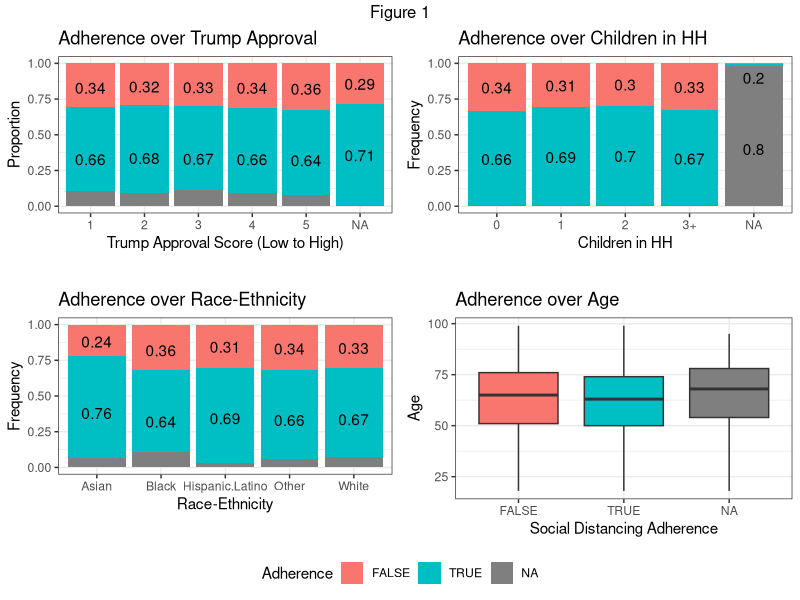
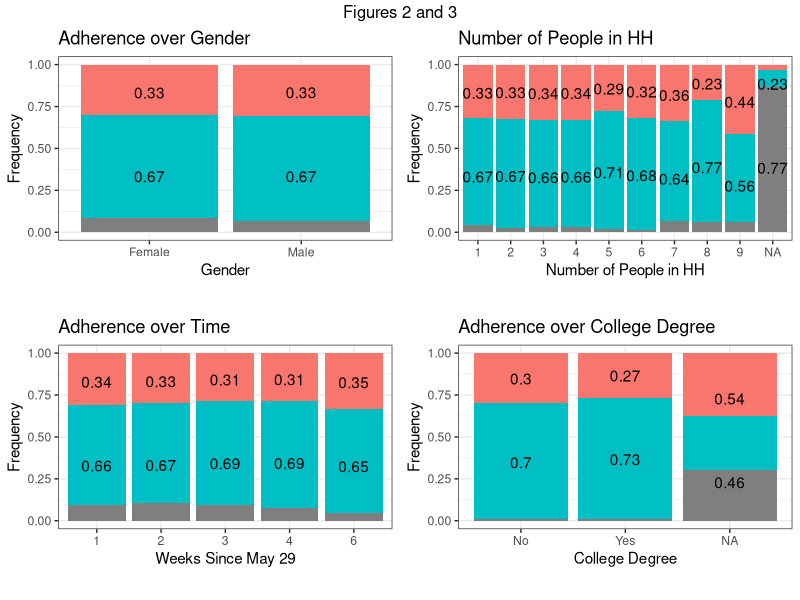
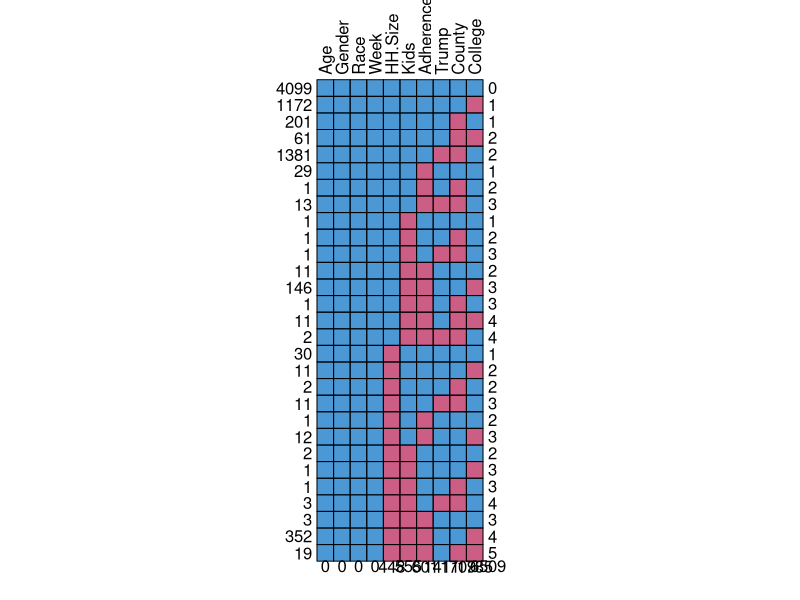

These figures' R source, in order: (Note: this script raises an error after producing the figures.)
## ---- chunk 1
# Validate that all necessary packaged have been downloaded, install otherwise or throw err package DNE
pkgTest <- function(x)
{
  if (!require(x,character.only = TRUE))
  {
    install.packages(x,repos = "http://cran.r-project.org", dep=TRUE)
    if(!require(x,character.only = TRUE)) stop("Package not found")
  }
}
## ---- chunk 2
pkgTest("dplyr")
pkgTest("ggplot2")
pkgTest("gridExtra")
pkgTest("kableExtra")
pkgTest("knitr")
pkgTest("mice")
pkgTest("plyr")
## ---- chunk 3
library(dplyr)
library(ggplot2)
library(gridExtra)
library(kableExtra)
library(knitr)
library(mice)
library(plyr)
knitr::opts_chunk$set(echo = FALSE,
                      message = FALSE,
                      warning = FALSE)
ggplot2::theme_set(new = theme_bw())
set.seed(123)
## ---- chunk 4
covid.df <- read.csv("merged_surveys.csv")
covid.df[covid.df==""]<-NA

## take most recent survey answers for each unique participant
covid.df <- covid.df %>% group_by(uniqueID) %>% top_n(1, Date)
covid.df <- covid.df[-c(2:4,28:30,32,34:36,38:52,54,58)]
## ---- chunk 5
covid.df <- covid.df %>% filter(!is.na(Q1..Health.Quality))
covid.df$week <- as.numeric(substring(covid.df$week,5))
covid.df$Completed.Survey <- as.factor(covid.df$Completed.Survey)
covid.df$DEMOGRAPHICS...GENDER <- as.factor(covid.df$DEMOGRAPHICS...GENDER)
covid.df$Q19.20..Race...Ethnicity <- as.factor(covid.df$Q19.20..Race...Ethnicity)
covid.df$Q19.20..Race...Ethnicity <- relevel(covid.df$Q19.20..Race...Ethnicity, ref="White")

# Assuming 0-3 means poor, 4-5 means fair, 6-7 means good, 8-9 means very good
covid.df <- covid.df %>% mutate(Q1..Health.Quality = case_when(
          Q1..Health.Quality == "6" ~ "Good",
          Q1..Health.Quality == "7" ~ "Good",
          Q1..Health.Quality == "5" ~ "Fair",
          Q1..Health.Quality == "9" ~ "Very Good",
          TRUE ~ Q1..Health.Quality))

covid.df <- covid.df %>% mutate(Q5..Children.in.HH = case_when(
          Q5..Children.in.HH == "Three or more" ~ "3",
          Q5..Children.in.HH == "Two" ~ "2",
          Q5..Children.in.HH == "One" ~ "1",
          Q5..Children.in.HH == "None" ~ "0",
          TRUE ~ Q5..Children.in.HH))
covid.df$Q5..Children.in.HH <- as.numeric(covid.df$Q5..Children.in.HH)

covid.df <- covid.df %>% mutate(Q7..Six.Feet.Away...If.Q6...0. = case_when(
          Q6..Non.HH.Face.to.Face.Count == 0 ~ 0,
          TRUE ~ Q7..Six.Feet.Away...If.Q6...0.))

covid.df <- covid.df %>% mutate(Q9..Children.Interacting.with.Other.Children = case_when(
          Q5..Children.in.HH == 0 ~ "No",
          Q9..Children.Interacting.with.Other.Children == "0" ~ "No",
          TRUE ~ Q9..Children.Interacting.with.Other.Children))

covid.df <- covid.df %>% 
  mutate(Q16..NC.Response.to.Coronavirus = case_when(
          Q16..NC.Response.to.Coronavirus == "4" ~ "Underestimating",
          Q16..NC.Response.to.Coronavirus == "5" ~ "Appropriate",
          Q16..NC.Response.to.Coronavirus == "6" ~ "Appropriate",
          Q16..NC.Response.to.Coronavirus == "9" ~ "Appropriate",
          Q16..NC.Response.to.Coronavirus == "Most are underestimating the risks" ~ "Underestimating",
          Q16..NC.Response.to.Coronavirus == "Most are reacting appropriately" ~ "Appropriate",
          Q16..NC.Response.to.Coronavirus == "Most are overreacting to the actual risks" ~ "Appropriate",
          TRUE ~ Q16..NC.Response.to.Coronavirus))

covid.df$Q18..College.Degree <- as.character(covid.df$Q18..College.Degree)
covid.df <- covid.df %>% 
  mutate(Q18..College.Degree = case_when(
          Q18..College.Degree == "3" ~ "Yes",
          Q18..College.Degree == "4" ~ "No",
          Q18..College.Degree == "5" ~ "Yes",
          Q18..College.Degree == "9" ~ NA_character_,
          TRUE ~ Q18..College.Degree))

covid.df$Q19.20..Race...Ethnicity <- as.character(covid.df$Q19.20..Race...Ethnicity)
covid.df <- covid.df %>% 
  mutate(Q19.20..Race...Ethnicity = case_when(
          Q19.20..Race...Ethnicity == "Hispanic or Latino" ~ "Hispanic.Latino",
          Q19.20..Race...Ethnicity == "Another race" ~ "Other",
          TRUE ~ Q19.20..Race...Ethnicity))
## ---- chunk 6
breakoff.finder <- function(x){
  if(x$Completed.Survey == "True"){
    return(NA)
  }
  ## Fetch all NA values in current row
  na.indices <- sort(which(is.na(x)))
  
  ## Remove any meta CCL data that aren't survey questions so first flag is a survey question, 6th index is Q4
  na.indices <- na.indices[na.indices > 5 & na.indices < 26]
  na.colnames <- colnames(covid.df)[na.indices]
  
  return(colnames(covid.df)[na.indices[1]])
}
covid.df$breakoff <- rep(NA,nrow(covid.df))
covid.df$breakoff <- sapply(1:nrow(covid.df), function(x) breakoff.finder(covid.df[x,]))
## ---- chunk 7
survey.weights <- covid.df$weight
sensitivity.breakoff <- c("Q6..Non.HH.Face.to.Face.Count", 
                          "Q7..Six.Feet.Away...If.Q6...0.",
                          "Q10..Times.in.Group...20.in.Last.Week",
                          "Family",
                          "Friends",
                          "Co.workers",
                          "Clients..patients..or.patrons",
                          "Any.other.type.of.person.not.already.mentioned",
                          "Q13..Currently.Practicing.Social.Distancing.",
                          "Q17..Changes.to.Routine")

covid.df$Social.Distancing.Adherence <- rep(TRUE,nrow(covid.df))
covid.df <- covid.df %>% mutate(Social.Distancing.Adherence = case_when(
          !is.na(Q6..Non.HH.Face.to.Face.Count) &  Q6..Non.HH.Face.to.Face.Count == 0 ~ TRUE,
          !is.na(Q6..Non.HH.Face.to.Face.Count) &
            !is.na(Q7..Six.Feet.Away...If.Q6...0.) &
            Q7..Six.Feet.Away...If.Q6...0. -  Q6..Non.HH.Face.to.Face.Count != 0 ~ FALSE,
          !is.na(Q6..Non.HH.Face.to.Face.Count) &
            !is.na(Q7..Six.Feet.Away...If.Q6...0.) &
            Q7..Six.Feet.Away...If.Q6...0. -  Q6..Non.HH.Face.to.Face.Count == 0 ~ TRUE,
          breakoff %in% sensitivity.breakoff ~ FALSE,
          TRUE ~ NA))

covid.df <- covid.df %>% 
    mutate(Social.Distancing.Adherence = case_when(
          Social.Distancing.Adherence == 1 ~ TRUE,
          Social.Distancing.Adherence == 0 ~ FALSE))
## ---- chunk 8
#extract legend
#https://github.com/hadley/ggplot2/wiki/Share-a-legend-between-two-ggplot2-graphs
g_legend<-function(a.gplot){
  tmp <- ggplot_gtable(ggplot_build(a.gplot))
  leg <- which(sapply(tmp$grobs, function(x) x$name) == "guide-box")
  legend <- tmp$grobs[[leg]]
  return(legend)}

# proportional barplot
# https://stackoverflow.com/questions/26586876/insert-labels-in-proportional-bar-chart-with-ggplot2-and-geom-text
covid.df$trump_approve_score <- as.factor(covid.df$trump_approve_score)
dat <- plyr::ddply(covid.df, .(trump_approve_score), function(.) {
    res <- cumsum(prop.table(table(factor(.$Social.Distancing.Adherence)))) # re-factor to use only used levels
    res2 <- prop.table(table(factor(.$Social.Distancing.Adherence))) # re-factor to use only used levels 
    data.frame(lab = names(res), y = c(res), lab2 = rev(res2), pos = cumsum(rev(res2)) - 0.5*rev(res2))
})

eda.trump <- ggplot(covid.df, aes(x = trump_approve_score)) + 
  geom_bar(aes(fill = Social.Distancing.Adherence), position = 'fill') +
  geom_text(aes(label = round(lab2.Freq, 2), x = trump_approve_score, y = pos.Freq), data = dat) +
  labs(title = "Adherence over Trump Approval",
         y = "Proportion", 
         x = "Trump Approval Score (Low to High)",
         fill = "Social Distancing Adherence",
         caption = "") +
  theme(plot.caption = element_text(hjust = 0.5, vjust = -0.5, size = 12), legend.direction="horizontal") +
  guides(fill=guide_legend("Adherence"))

dat <- plyr::ddply(covid.df, .(Q18..College.Degree), function(.) {
    res <- cumsum(prop.table(table(factor(.$Social.Distancing.Adherence)))) # re-factor to use only used levels
    res2 <- prop.table(table(factor(.$Social.Distancing.Adherence))) # re-factor to use only used levels 
    data.frame(lab = names(res), y = c(res), lab2 = rev(res2), pos = cumsum(rev(res2)) - 0.5*rev(res2))
})

eda.college <- ggplot(covid.df, aes(x = Q18..College.Degree)) + 
  geom_bar(aes(fill = Social.Distancing.Adherence), position = 'fill') +
  geom_text(aes(label = round(lab2.Freq, 2), x = Q18..College.Degree, y = pos.Freq), data = dat) +
  labs(title = "Adherence over College Degree",
         y = "Frequency", 
         x = "College Degree",
         fill = "Social Distancing Adherence",
         caption = "") +
  theme(plot.caption = element_text(hjust = 0.5, vjust = -0.5, size = 12), legend.position="none")

dat <- plyr::ddply(covid.df, .(Q19.20..Race...Ethnicity), function(.) {
    res <- cumsum(prop.table(table(factor(.$Social.Distancing.Adherence)))) # re-factor to use only used levels
    res2 <- prop.table(table(factor(.$Social.Distancing.Adherence))) # re-factor to use only used levels 
    data.frame(lab = names(res), y = c(res), lab2 = rev(res2), pos = cumsum(rev(res2)) - 0.5*rev(res2))
})

eda.race.ethnicity <- ggplot(covid.df, aes(x = Q19.20..Race...Ethnicity)) + 
  geom_bar(aes(fill = Social.Distancing.Adherence), position = 'fill') +
  geom_text(aes(label = round(lab2.Freq, 2), x = Q19.20..Race...Ethnicity, y = pos.Freq), data = dat) +
  labs(title = "Adherence over Race-Ethnicity",
         y = "Frequency", 
         x = "Race-Ethnicity",
         fill = "Social Distancing Adherence",
         caption = "") +
  theme(plot.caption = element_text(hjust = 0.5, vjust = -0.5, size = 12), legend.position="none")

covid.df$week <- as.factor(covid.df$week)
dat <- plyr::ddply(covid.df, .(week), function(.) {
    res <- cumsum(prop.table(table(factor(.$Social.Distancing.Adherence)))) # re-factor to use only used levels
    res2 <- prop.table(table(factor(.$Social.Distancing.Adherence))) # re-factor to use only used levels 
    data.frame(lab = names(res), y = c(res), lab2 = rev(res2), pos = cumsum(rev(res2)) - 0.5*rev(res2))
})

eda.week <- ggplot(covid.df, aes(x = week)) + 
  geom_bar(aes(fill = Social.Distancing.Adherence), position = 'fill') +
  geom_text(aes(label = round(lab2.Freq, 2), x = week, y = pos.Freq), data = dat) +
  labs(title = "Adherence over Time",
         y = "Frequency", 
         x = "Weeks Since May 29",
         fill = "Social Distancing Adherence",
         caption = "") +
  theme(plot.caption = element_text(hjust = 0.5, vjust = -0.5, size = 12), legend.position="none")

covid.df$Q4..Number.of.People.in.HH <- as.factor(covid.df$Q4..Number.of.People.in.HH)
dat <- plyr::ddply(covid.df, .(Q4..Number.of.People.in.HH), function(.) {
    res <- cumsum(prop.table(table(factor(.$Social.Distancing.Adherence)))) # re-factor to use only used levels
    res2 <- prop.table(table(factor(.$Social.Distancing.Adherence))) # re-factor to use only used levels 
    data.frame(lab = names(res), y = c(res), lab2 = rev(res2), pos = cumsum(rev(res2)) - 0.5*rev(res2))
})

eda.hh.size <- ggplot(covid.df, aes(x = Q4..Number.of.People.in.HH)) + 
  geom_bar(aes(fill = Social.Distancing.Adherence), position = 'fill') +
  geom_text(aes(label = round(lab2.Freq, 2), x = Q4..Number.of.People.in.HH, y = pos.Freq), data = dat) +
  labs(title = "Number of People in HH",
         y = "Frequency", 
         x = "Number of People in HH",
         fill = "Social Distancing Adherence",
         caption = "") +
  theme(plot.caption = element_text(hjust = 0.5, vjust = -0.5, size = 12), legend.direction="horizontal")

covid.df$Q5..Children.in.HH <- as.factor(covid.df$Q5..Children.in.HH)
levels(covid.df$Q5..Children.in.HH) <- c("0","1", "2", "3+")
dat <- plyr::ddply(covid.df, .(Q5..Children.in.HH), function(.) {
    res <- cumsum(prop.table(table(factor(.$Social.Distancing.Adherence)))) # re-factor to use only used levels
    res2 <- prop.table(table(factor(.$Social.Distancing.Adherence))) # re-factor to use only used levels 
    data.frame(lab = names(res), y = c(res), lab2 = rev(res2), pos = cumsum(rev(res2)) - 0.5*rev(res2))
})

eda.children.hh <- ggplot(covid.df, aes(x = Q5..Children.in.HH)) + 
  geom_bar(aes(fill = Social.Distancing.Adherence), position = 'fill') +
  geom_text(aes(label = round(lab2.Freq, 2), x = Q5..Children.in.HH, y = pos.Freq), data = dat) +
  labs(title = "Adherence over Children in HH",
         y = "Frequency", 
         x = "Children in HH",
         fill = "Social Distancing Adherence",
         caption = "") +
  theme(plot.caption = element_text(hjust = 0.5, vjust = -0.5, size = 12), legend.position="none")

dat <- plyr::ddply(covid.df, .(DEMOGRAPHICS...GENDER), function(.) {
    res <- cumsum(prop.table(table(factor(.$Social.Distancing.Adherence)))) # re-factor to use only used levels
    res2 <- prop.table(table(factor(.$Social.Distancing.Adherence))) # re-factor to use only used levels 
    data.frame(lab = names(res), y = c(res), lab2 = rev(res2), pos = cumsum(rev(res2)) - 0.5*rev(res2))
})

eda.gender <- ggplot(covid.df, aes(x = DEMOGRAPHICS...GENDER)) + 
  geom_bar(aes(fill = Social.Distancing.Adherence), position = 'fill') +
  geom_text(aes(label = round(lab2.Freq, 2), x = DEMOGRAPHICS...GENDER, y = pos.Freq), data = dat) +
  labs(title = "Adherence over Gender",
         y = "Frequency", 
         x = "Gender",
         fill = "Social Distancing Adherence",
         caption = "") +
  theme(plot.caption = element_text(hjust = 0.5, vjust = -0.5, size = 12), legend.position="none")

eda.age <- ggplot(data=covid.df, aes(y= age, x=Social.Distancing.Adherence, fill=Social.Distancing.Adherence)) + 
  geom_boxplot() +
  labs(title = "Adherence over Age",
       x="Social Distancing Adherence",
       y="Age") +
  theme(plot.caption = element_text(hjust = 0.5, vjust = -0.5, size = 12), legend.position="none")

eda.legend <- g_legend(eda.trump)

grid.arrange(arrangeGrob(eda.trump + theme(legend.position="none"),
                         eda.children.hh,
                         eda.race.ethnicity,
                         eda.age,
                         nrow=2, top = "Figure 1"),
             eda.legend, nrow=2,heights=c(10, 1))
## ---- chunk 9
covid.df.md.pattern <- covid.df %>% ungroup() %>% dplyr::select("age",
                            "DEMOGRAPHICS...GENDER",
                            "Q4..Number.of.People.in.HH",
                            "Q5..Children.in.HH",
                            "Q18..College.Degree",
                            "Q19.20..Race...Ethnicity",
                            "week",
                            "trump_approve_score",
                            "Social.Distancing.Adherence",
                            "county_name") 
colnames(covid.df.md.pattern) <- c("Age", "Gender", "HH.Size", "Kids", "College", "Race","Week", "Trump", "Adherence", "County")
## ---- chunk 10
grid.arrange(arrangeGrob(eda.gender,
                         eda.hh.size + theme(legend.position="none"),
                         eda.week,
                         eda.college,
                         nrow=2, top = "Figures 2 and 3"))
## ---- chunk 11
missing.plot <- mice::md.pattern(covid.df.md.pattern,rotate.names=TRUE)
## ---- chunk 12
data_dict <- data.frame(Metric = c(rep("Q6. Non-HH Face to Face Count", 2), 
                                          rep("Q7. Six Feet Away? (If Q6 > 0)", 3), 
                                          rep("Q1. Health Quality", 1), 
                                          rep("Q2. Age in years", 1),
                                          rep("Q3. Demographics - Gender", 1), 
                                          rep("Q4. Number of People in HH", 2), 
                                          rep("Q5. Kids in HH", 1), 
                                          rep("Q8. HH Member Going to Work", 2), 
                                          rep("Q9. Kids Interacting w. Other Kids", 3),
                                      rep("Q10. Times in Group > 20 in Last Week", 2),
                                      rep("Q11. Within 10 Feet",3),
                                      rep("Q12. Handwashing Count", 2),
                                      rep("Q13. Currently Social Distancing?", 2),
                                      rep("Q14. Currently Symptomatic?", 2),
                                      rep("Q15. Likelihood of COVID-19", 2),
                                      rep("Q16. NC Response to COVID-19",2),
                                      rep("Q17. Changes to Routine",2),
                                      rep("Q18. College Degree",2),
                                      rep("Q19. Latino",3),
                                      rep("Q20. Race",2),
                                      rep("trump approve score",1),
                                      rep("week",1)),
                               Description = linebreak(c("Number of non-HH interactions", "within the past 24 hours", "If answer to question 6 > 0,", "the number of those interactions", "that were greater than 6 feet", "Self-reported rating of health", "Age in years", "Biological sex of participant", "Number of people living in HH,", "including participant", "Number of children < 18 in HH", "Whether or not there is a HH", "member going to work in person", "If answer to question 5 > 0,", "whether the children are playing", "with other children", "Number of times participant",  "was with +20 people in past week", "Whether within 10 ft.",  "of family, friends, coworkers,","clients, or others today", "Number of times participant", "washed hands in past 24 hours", "Self-report on whether", "participant is social distancing", "Whether participant is currently", "experiencing symptoms", "Participant's belief on if", "they will get COVID-19", "Perspective on NC's", "response to COVID-19", "Whether participant has", "made large changes to routine", "Whether participant earned",  "a college degree", "Whether the participant comes", "from a Hispanic, Latino, or", "Spanish-speaking background", "If answer to question 19", "was no, participant's race", "Predicted Trump approval score", "Week number")),
                               Values = c(rep("0,1,2,...,9+", 2), 
                                          rep("NA,0,1,2,...,9+", 3), 
                                          rep("Poor, Fair, Good, Very Good", 1), 
                                          rep(">= 18 years", 1),
                                          rep("Female, Male", 1), 
                                          rep("0,1,2,...,9+", 2), 
                                          rep("0,1,2,3+", 1), 
                                          rep("Yes, No, Unsure", 2), 
                                          rep("NA, Yes, No, Unsure", 3),
                                      rep("0,1,2,...,9+", 2),
                                      rep("Yes, No", 3),
                                      rep("0,1,2,...,9+", 2),
                                      rep("Yes, No", 2),
                                      rep("Yes, No, Unsure", 2),
                                      rep("High, Low, Unsure", 2),
                                      "Underest., Appropriate,", "Overrest.",
                                      rep("No, Small, Large",2),
                                      rep("Earned, not Earned",2),
                                      rep("Yes, No",3),
                                      rep("White, Black, Asian, Other",2),
                                      rep("1,2,3,4,5",1),
                                      rep("1,2,3,4,6",1)))
kable(data_dict, escape=F, booktabs = T, align = "lll", caption = "Data Dictionary") %>%
  kable_styling(latex_options = c("hold_position"), font_size=11) %>% 
  group_rows(index = c("Used in Transformed Response Variable" = 5, "Predictor Variables and other Survey Questions" = 37)) %>%
  column_spec(1, bold=T) %>%
  collapse_rows(columns = 1:3, latex_hline = "major", valign = "middle")
## ---- chunk 13
break_dict <- data.frame(Metric = c(rep("Q6. Non-HH Face to Face Count", 1),
                                          rep("Q7. Six Feet Away? (If Q6 > 0)", 1),
                                          rep("Q1. Health Quality", 1),
                                          rep("Q2. Age in years", 1),
                                          rep("Q3. Demographics - Gender", 1),
                                          rep("Q4. Number of People in HH", 1),
                                          rep("Q5. Kids in HH", 1),
                                          rep("Q8. HH Member Going to Work", 1),
                                          rep("Q9. Kids Interacting w. Other Kids", 1),
                                      rep("Q10. Times in Group > 20 in Last Week", 1),
                                      rep("Q11a. Within 10 Feet of Family",1),
                                      rep("Q11b. Within 10 Feet of Friends",1),
                                      rep("Q11c. Within 10 Feet of Co-workers",1),
                                      rep("Q11d. Within 10 Feet of Clients",1),
                                      rep("Q11e. Within 10 Feet of Other",1),
                                      rep("Q12. Handwashing Count", 1),
                                      rep("Q13. Currently Social Distancing?", 1),
                                      rep("Q14. Currently Symptomatic?", 1),
                                      rep("Q15. Likelihood of COVID-19", 1),
                                      rep("Q16. NC Response to COVID-19",1),
                                      rep("Q17. Changes to Routine",1),
                                      rep("Q18. College Degree",1),
                                      rep("Q19. Latino",1),
                                      rep("Q20. Race",1),
                                      rep("trump approve score",1),
                                      rep("week",1)),
                               Reason = linebreak(c("Sensitivity",
                                                    "Sensitivity",
                                                    "No Breakoffs",
                                                    "No Breakoffs",
                                                    "No Breakoffs",
                                                    "Privacy",
                                                    "Privacy",
                                                    "Privacy",
                                                    "Privacy*",
                                                    "Sensitivity",
                                                    "Sensitivity",
                                                    "Sensitivity",
                                                    "Sensitivity",
                                                    "Sensitivity",
                                                    "Sensitivity",
                                                    "Unclear",
                                                    "Sensitivity",
                                                    "Sensitivity",
                                                    "Unclear",
                                                    "Unclear",
                                                    "Sensitivity",
                                                    "Sensitivity",
                                                    "No Breakoffs",
                                                    "No Breakoffs",
                                                    "No Breakoffs",
                                                    "No Breakoffs")),
                         Count = linebreak(c("268", 
                                             "114",
                                             "0",
                                             "0",
                                             "0",
                                             "395",
                                             "157",
                                             "56",
                                             "55",
                                             "198",
                                             "58",
                                             "228",
                                             "58",
                                             "57",
                                             "31",
                                             "24",
                                             "25",
                                             "22",
                                             "16",
                                             "10",
                                             "33",
                                             "14",
                                             "0",
                                             "0",
                                             "0",
                                             "0")))
kable(break_dict, escape=F, booktabs = T, align = "ll", caption = "Potential Breakoff Explanations") %>%
  kable_styling(latex_options = c("hold_position"), font_size=11) %>%
  group_rows(index = c("Used in Transformed Response Variable" = 2, "Predictor Variables and other Survey Questions" = 24)) %>%
  column_spec(1, bold=T) %>%
  collapse_rows(columns = 1, latex_hline = "major", valign = "middle")
